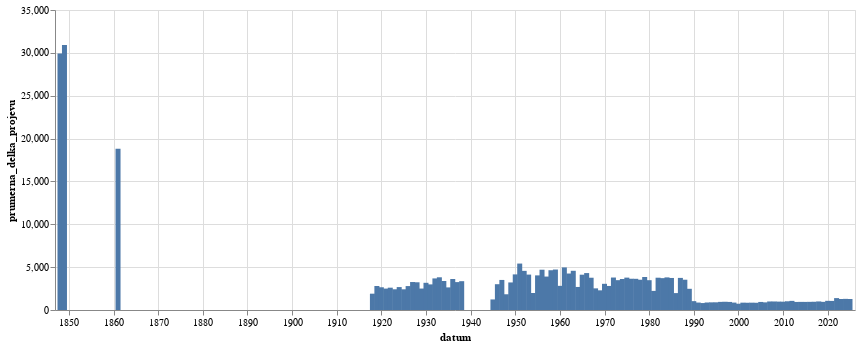

Here is the notebook cell this chart was saved with:
### Code cell
alt.Chart(
    kontrola_delky.to_pandas(),
    width=800
).mark_bar().encode(
    alt.X('datum:T'),
    alt.Y('prumerna_delka_projevu:Q')
)

### Figure 1 — Vega-Lite specification as saved in the notebook (floating-point values rounded to 4 significant figures)
{"config": {"view": {"continuousWidth": 300, "continuousHeight": 300}}, "data": {"name": "data-a25bb75571f398f795fcac1f8c7be560"}, "mark": {"type": "bar"}, "encoding": {"x": {"field": "datum", "type": "temporal"}, "y": {"field": "prumerna_delka_projevu", "type": "quantitative"}}, "width": 800, "$schema": "https://vega.github.io/schema/vega-lite/v5.8.0.json", "datasets": {"data-a25bb75571f398f795fcac1f8c7be560": [{"datum": "1848-01-01T00:00:00", "delka_textu": 10954084, "id": 366, "prumerna_delka_projevu": 29930.0}, {"datum": "1849-01-01T00:00:00", "delka_textu": 4790892, "id": 155, "prumerna_delka_projevu": 30910.0}, {"datum": "1861-01-01T00:00:00", "delka_textu": 1862341, "id": 99, "prumerna_delka_projevu": 18810.0}, {"datum": "1918-01-01T00:00:00", "delka_textu": 1307868, "id": 687, "prumerna_delka_projevu": 1904.0}, {"datum": "1919-01-01T00:00:00", "delka_textu": 11755382, "id": 4194, "prumerna_delka_projevu": 2803.0}, {"datum": "1920-01-01T00:00:00", "delka_textu": 15898067, "id": 5998, "prumerna_delka_projevu": 2651.0}, {"datum": "1921-01-01T00:00:00", "delka_textu": 20427916, "id": 8175, "prumerna_delka_projevu": 2499.0}, {"datum": "1922-01-01T00:00:00", "delka_textu": 20889856, "id": 8020, "prumerna_delka_projevu": 2605.0}, {"datum": "1923-01-01T00:00:00", "delka_textu": 13307427, "id": 5503, "prumerna_delka_projevu": 2418.0}, {"datum": "1924-01-01T00:00:00", "delka_textu": 15583407, "id": 5828, "prumerna_delka_projevu": 2674.0}, {"datum": "1925-01-01T00:00:00", "delka_textu": 11586594, "id": 4797, "prumerna_delka_projevu": 2415.0}, {"datum": "1926-01-01T00:00:00", "delka_textu": 21202547, "id": 7597, "prumerna_delka_projevu": 2791.0}, {"datum": "1927-01-01T00:00:00", "delka_textu": 21221102, "id": 6503, "prumerna_delka_projevu": 3263.0}, {"datum": "1928-01-01T00:00:00", "delka_textu": 20957175, "id": 6481, "prumerna_delka_projevu": 3234.0}, {"datum": "1929-01-01T00:00:00", "delka_textu": 10184589, "id": 4070, "prumerna_delka_projevu": 2502.0}, {"datum": "1930-01-01T00:00:00", "delka_textu": 25508059, "id": 8039, "prumerna_delka_projevu": 3173.0}, {"datum": "1931-01-01T00:00:00", "delka_textu": 19382424, "id": 6486, "prumerna_delka_projevu": 2988.0}, {"datum": "1932-01-01T00:00:00", "delka_textu": 14144243, "id": 3838, "prumerna_delka_projevu": 3685.0}, {"datum": "1933-01-01T00:00:00", "delka_textu": 16598305, "id": 4350, "prumerna_delka_projevu": 3816.0}, {"datum": "1934-01-01T00:00:00", "delka_textu": 11759465, "id": 3473, "prumerna_delka_projevu": 3386.0}, {"datum": "1935-01-01T00:00:00", "delka_textu": 9456131, "id": 3586, "prumerna_delka_projevu": 2637.0}, {"datum": "1936-01-01T00:00:00", "delka_textu": 13091707, "id": 3622, "prumerna_delka_projevu": 3614.0}, {"datum": "1937-01-01T00:00:00", "delka_textu": 11179775, "id": 3435, "prumerna_delka_projevu": 3255.0}, {"datum": "1938-01-01T00:00:00", "delka_textu": 5772730, "id": 1717, "prumerna_delka_projevu": 3362.0}, {"datum": "1945-01-01T00:00:00", "delka_textu": 1277718, "id": 1037, "prumerna_delka_projevu": 1232.0}, {"datum": "1946-01-01T00:00:00", "delka_textu": 10275904, "id": 3414, "prumerna_delka_projevu": 3010.0}, {"datum": "1947-01-01T00:00:00", "delka_textu": 9730333, "id": 2775, "prumerna_delka_projevu": 3506.0}, {"datum": "1948-01-01T00:00:00", "delka_textu": 6017588, "id": 3278, "prumerna_delka_projevu": 1836.0}, {"datum": "1949-01-01T00:00:00", "delka_textu": 3208851, "id": 998, "prumerna_delka_projevu": 3215.0}, {"datum": "1950-01-01T00:00:00", "delka_textu": 2031837, "id": 489, "prumerna_delka_projevu": 4155.0}, {"datum": "1951-01-01T00:00:00", "delka_textu": 2123661, "id": 392, "prumerna_delka_projevu": 5418.0}, {"datum": "1952-01-01T00:00:00", "delka_textu": 1890643, "id": 414, "prumerna_delka_projevu": 4567.0}, {"datum": "1953-01-01T00:00:00", "delka_textu": 1293118, "id": 313, "prumerna_delka_projevu": 4131.0}, {"datum": "1954-01-01T00:00:00", "delka_textu": 1245616, "id": 629, "prumerna_delka_projevu": 1980.0}, {"datum": "1955-01-01T00:00:00", "delka_textu": 852137, "id": 211, "prumerna_delka_projevu": 4039.0}, {"datum": "1956-01-01T00:00:00", "delka_textu": 1602642, "id": 341, "prumerna_delka_projevu": 4700.0}, {"datum": "1957-01-01T00:00:00", "delka_textu": 1396502, "id": 358, "prumerna_delka_projevu": 3901.0}, {"datum": "1958-01-01T00:00:00", "delka_textu": 1582363, "id": 341, "prumerna_delka_projevu": 4640.0}, {"datum": "1959-01-01T00:00:00", "delka_textu": 1501393, "id": 318, "prumerna_delka_projevu": 4721.0}, {"datum": "1960-01-01T00:00:00", "delka_textu": 1964371, "id": 697, "prumerna_delka_projevu": 2818.0}, {"datum": "1961-01-01T00:00:00", "delka_textu": 2011835, "id": 405, "prumerna_delka_projevu": 4967.0}, {"datum": "1962-01-01T00:00:00", "delka_textu": 940516, "id": 221, "prumerna_delka_projevu": 4256.0}, {"datum": "1963-01-01T00:00:00", "delka_textu": 1395529, "id": 305, "prumerna_delka_projevu": 4576.0}, {"datum": "1964-01-01T00:00:00", "delka_textu": 2825784, "id": 1051, "prumerna_delka_projevu": 2689.0}, {"datum": "1965-01-01T00:00:00", "delka_textu": 1956148, "id": 475, "prumerna_delka_projevu": 4118.0}, {"datum": "1966-01-01T00:00:00", "delka_textu": 2274660, "id": 528, "prumerna_delka_projevu": 4308.0}, {"datum": "1967-01-01T00:00:00", "delka_textu": 1976762, "id": 525, "prumerna_delka_projevu": 3765.0}, {"datum": "1968-01-01T00:00:00", "delka_textu": 5060409, "id": 2005, "prumerna_delka_projevu": 2524.0}, {"datum": "1969-01-01T00:00:00", "delka_textu": 3843527, "id": 1675, "prumerna_delka_projevu": 2295.0}, {"datum": "1970-01-01T00:00:00", "delka_textu": 2984916, "id": 977, "prumerna_delka_projevu": 3055.0}, {"datum": "1971-01-01T00:00:00", "delka_textu": 2859178, "id": 1019, "prumerna_delka_projevu": 2806.0}, {"datum": "1972-01-01T00:00:00", "delka_textu": 2280513, "id": 602, "prumerna_delka_projevu": 3788.0}, {"datum": "1973-01-01T00:00:00", "delka_textu": 2979682, "id": 856, "prumerna_delka_projevu": 3481.0}, {"datum": "1974-01-01T00:00:00", "delka_textu": 2907392, "id": 804, "prumerna_delka_projevu": 3616.0}, {"datum": "1975-01-01T00:00:00", "delka_textu": 3403655, "id": 901, "prumerna_delka_projevu": 3778.0}, {"datum": "1976-01-01T00:00:00", "delka_textu": 2377687, "id": 652, "prumerna_delka_projevu": 3647.0}, {"datum": "1977-01-01T00:00:00", "delka_textu": 2812937, "id": 773, "prumerna_delka_projevu": 3639.0}, {"datum": "1978-01-01T00:00:00", "delka_textu": 2884966, "id": 817, "prumerna_delka_projevu": 3531.0}, {"datum": "1979-01-01T00:00:00", "delka_textu": 2531995, "id": 658, "prumerna_delka_projevu": 3848.0}, {"datum": "1980-01-01T00:00:00", "delka_textu": 2583903, "id": 743, "prumerna_delka_projevu": 3478.0}, {"datum": "1981-01-01T00:00:00", "delka_textu": 1918899, "id": 861, "prumerna_delka_projevu": 2229.0}, {"datum": "1982-01-01T00:00:00", "delka_textu": 2874361, "id": 763, "prumerna_delka_projevu": 3767.0}, {"datum": "1983-01-01T00:00:00", "delka_textu": 3252565, "id": 875, "prumerna_delka_projevu": 3717.0}, {"datum": "1984-01-01T00:00:00", "delka_textu": 2678633, "id": 704, "prumerna_delka_projevu": 3805.0}, {"datum": "1985-01-01T00:00:00", "delka_textu": 2414349, "id": 646, "prumerna_delka_projevu": 3737.0}, {"datum": "1986-01-01T00:00:00", "delka_textu": 1613605, "id": 818, "prumerna_delka_projevu": 1973.0}, {"datum": "1987-01-01T00:00:00", "delka_textu": 2437998, "id": 651, "prumerna_delka_projevu": 3745.0}, {"datum": "1988-01-01T00:00:00", "delka_textu": 3154971, "id": 893, "prumerna_delka_projevu": 3533.0}, {"datum": "1989-01-01T00:00:00", "delka_textu": 4488836, "id": 1815, "prumerna_delka_projevu": 2473.0}, {"datum": "1990-01-01T00:00:00", "delka_textu": 16714376, "id": 16166, "prumerna_delka_projevu": 1034.0}, {"datum": "1991-01-01T00:00:00", "delka_textu": 27081346, "id": 31201, "prumerna_delka_projevu": 868.0}, {"datum": "1992-01-01T00:00:00", "delka_textu": 20677172, "id": 25505, "prumerna_delka_projevu": 810.7}, {"datum": "1993-01-01T00:00:00", "delka_textu": 8195323, "id": 9355, "prumerna_delka_projevu": 876.0}, {"datum": "1994-01-01T00:00:00", "delka_textu": 6926695, "id": 7757, "prumerna_delka_projevu": 893.0}, {"datum": "1995-01-01T00:00:00", "delka_textu": 8281229, "id": 9230, "prumerna_delka_projevu": 897.2}, {"datum": "1996-01-01T00:00:00", "delka_textu": 9050140, "id": 9556, "prumerna_delka_projevu": 947.1}, {"datum": "1997-01-01T00:00:00", "delka_textu": 15863712, "id": 16487, "prumerna_delka_projevu": 962.2}, {"datum": "1998-01-01T00:00:00", "delka_textu": 11103116, "id": 11797, "prumerna_delka_projevu": 941.2}, {"datum": "1999-01-01T00:00:00", "delka_textu": 18045308, "id": 20855, "prumerna_delka_projevu": 865.3}, {"datum": "2000-01-01T00:00:00", "delka_textu": 18144117, "id": 24747, "prumerna_delka_projevu": 733.2}, {"datum": "2001-01-01T00:00:00", "delka_textu": 17943223, "id": 20940, "prumerna_delka_projevu": 856.9}, {"datum": "2002-01-01T00:00:00", "delka_textu": 14123415, "id": 16705, "prumerna_delka_projevu": 845.5}, {"datum": "2003-01-01T00:00:00", "delka_textu": 19032990, "id": 22270, "prumerna_delka_projevu": 854.6}, {"datum": "2004-01-01T00:00:00", "delka_textu": 17451978, "id": 20685, "prumerna_delka_projevu": 843.7}, {"datum": "2005-01-01T00:00:00", "delka_textu": 25428898, "id": 27067, "prumerna_delka_projevu": 939.5}, {"datum": "2006-01-01T00:00:00", "delka_textu": 17399702, "id": 19519, "prumerna_delka_projevu": 891.4}, {"datum": "2007-01-01T00:00:00", "delka_textu": 16971590, "id": 17063, "prumerna_delka_projevu": 994.6}, {"datum": "2008-01-01T00:00:00", "delka_textu": 18478523, "id": 18582, "prumerna_delka_projevu": 994.4}, {"datum": "2009-01-01T00:00:00", "delka_textu": 19819174, "id": 20256, "prumerna_delka_projevu": 978.4}, {"datum": "2010-01-01T00:00:00", "delka_textu": 12393312, "id": 12754, "prumerna_delka_projevu": 971.7}, {"datum": "2011-01-01T00:00:00", "delka_textu": 18155631, "id": 17863, "prumerna_delka_projevu": 1016.0}, {"datum": "2012-01-01T00:00:00", "delka_textu": 15485379, "id": 14545, "prumerna_delka_projevu": 1065.0}, {"datum": "2013-01-01T00:00:00", "delka_textu": 9041611, "id": 9617, "prumerna_delka_projevu": 940.2}, {"datum": "2014-01-01T00:00:00", "delka_textu": 19873165, "id": 20982, "prumerna_delka_projevu": 947.2}, {"datum": "2015-01-01T00:00:00", "delka_textu": 20485745, "id": 21689, "prumerna_delka_projevu": 944.5}, {"datum": "2016-01-01T00:00:00", "delka_textu": 21983910, "id": 23107, "prumerna_delka_projevu": 951.4}, {"datum": "2017-01-01T00:00:00", "delka_textu": 17688989, "id": 18405, "prumerna_delka_projevu": 961.1}, {"datum": "2018-01-01T00:00:00", "delka_textu": 20801452, "id": 20813, "prumerna_delka_projevu": 999.4}, {"datum": "2019-01-01T00:00:00", "delka_textu": 23964105, "id": 25173, "prumerna_delka_projevu": 952.0}, {"datum": "2020-01-01T00:00:00", "delka_textu": 25457939, "id": 23791, "prumerna_delka_projevu": 1070.0}, {"datum": "2021-01-01T00:00:00", "delka_textu": 21330637, "id": 20121, "prumerna_delka_projevu": 1060.0}, {"datum": "2022-01-01T00:00:00", "delka_textu": 29020500, "id": 20908, "prumerna_delka_projevu": 1388.0}, {"datum": "2023-01-01T00:00:00", "delka_textu": 31637316, "id": 24661, "prumerna_delka_projevu": 1283.0}, {"datum": "2024-01-01T00:00:00", "delka_textu": 31100314, "id": 23935, "prumerna_delka_projevu": 1299.0}, {"datum": "2025-01-01T00:00:00", "delka_textu": 16434553, "id": 12781, "prumerna_delka_projevu": 1286.0}]}}
